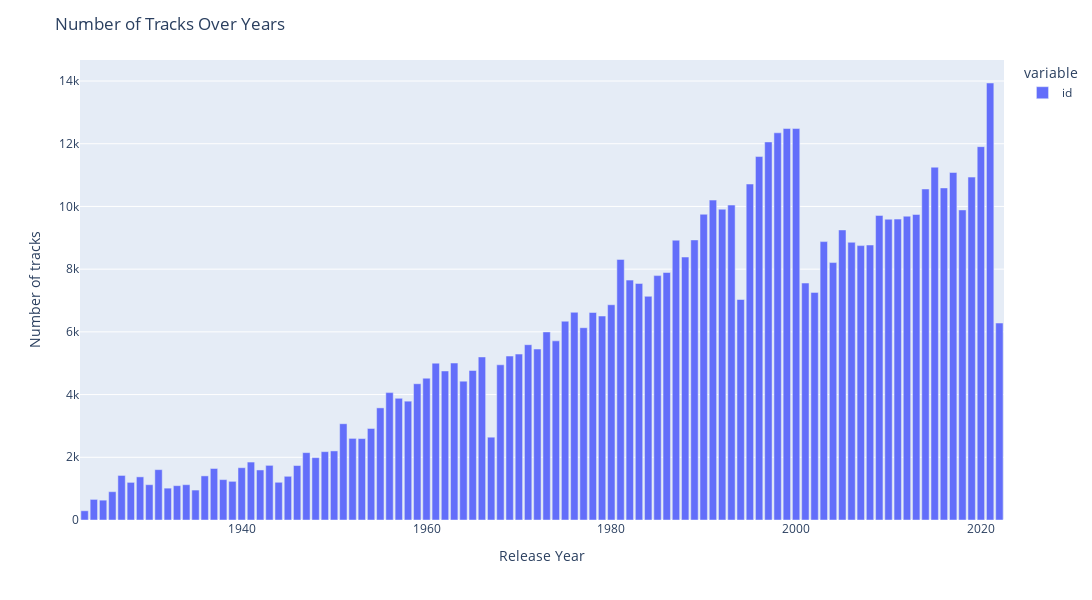

Notebook source saved alongside this figure:
### Markdown cell above
### Number of Tracks and Average Track Durations Over Years

### Code cell
#Number of entries over the years
fig = px.bar(df_tracks["id"].groupby(pd.Grouper(freq="Y")).count(),labels={
                     "release_date": "Release Year",
                     "value": "Number of tracks"})
fig.update_layout(height=600, width=1200, title_text="Number of Tracks Over Years")

fig.show()
